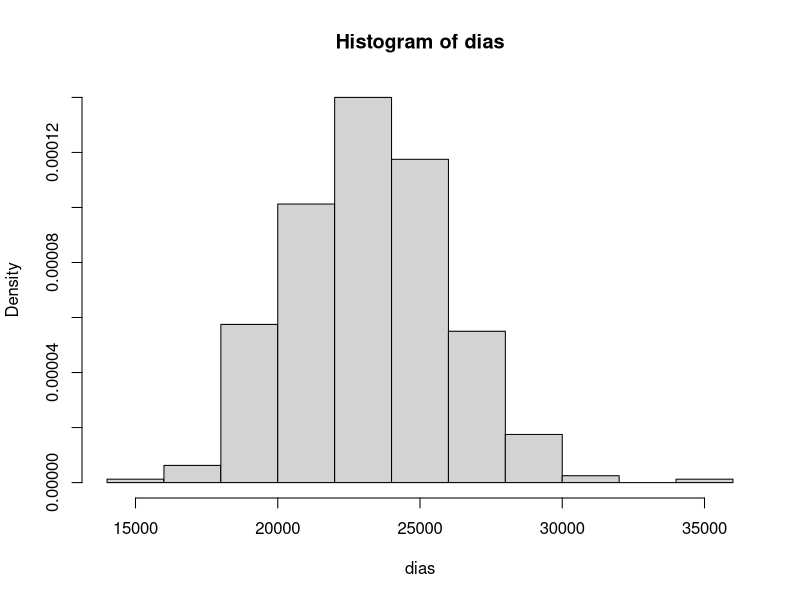
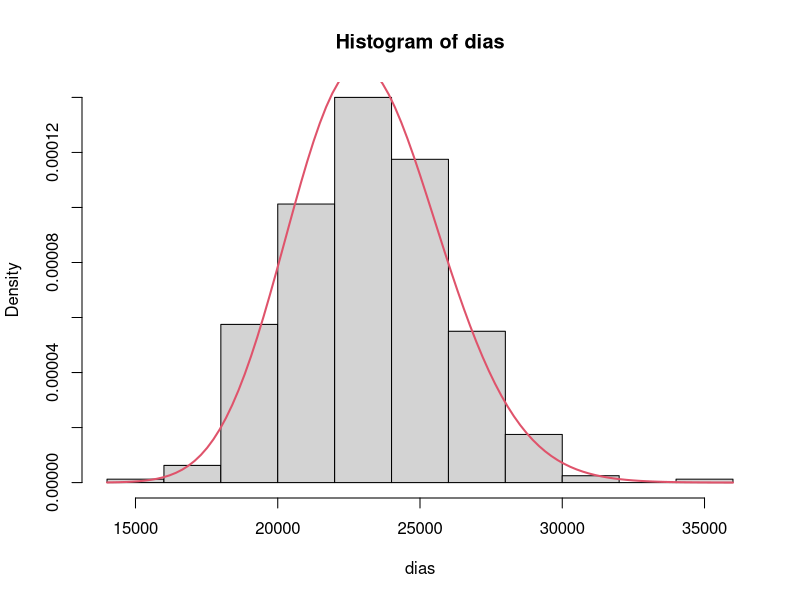
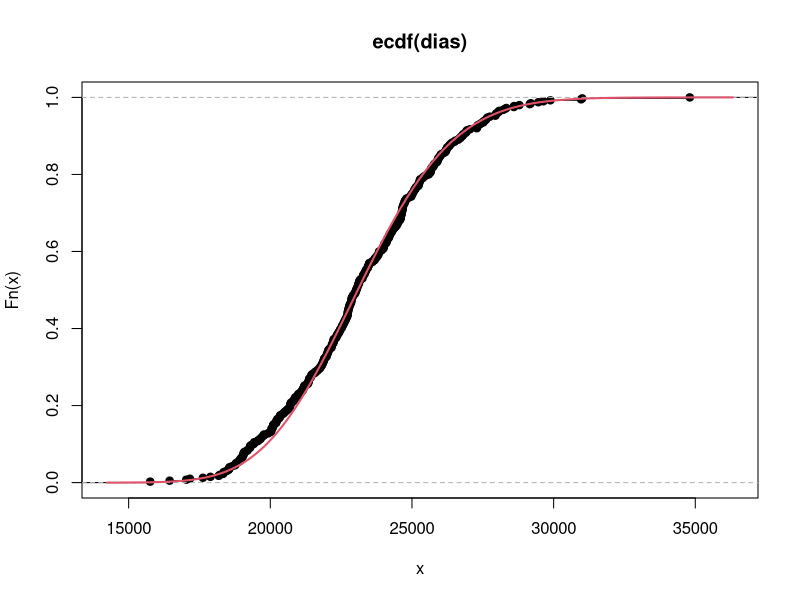
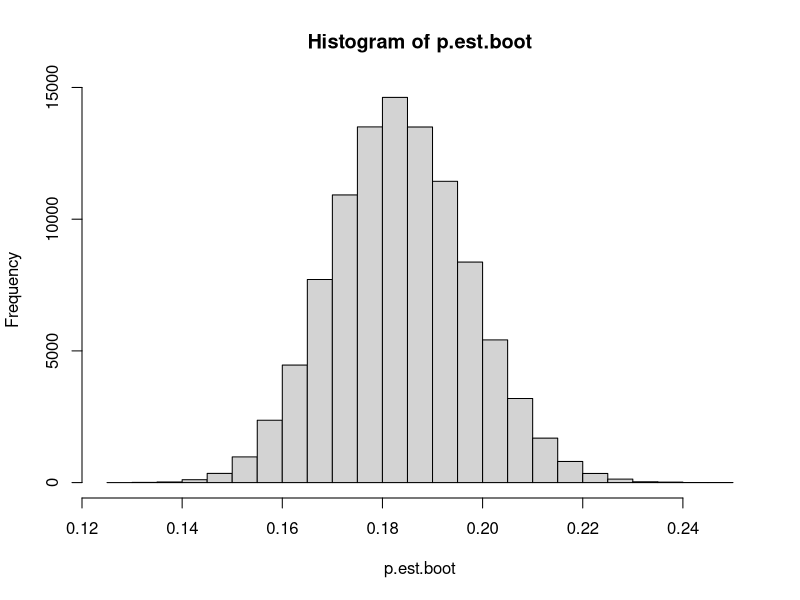

The R source for these figures, in order:
#Ejemplo

mortalidad=read.csv("Mortalidad.csv")
dias=mortalidad[,1]*365+mortalidad[,2]
par(mfrow =c(1,1))
hist(dias,freq=FALSE)

n=length(dias)
#Supondremos alpha conocida e igual a 76.90719
alpha=76.90719
beta.mv=alpha/mean(dias)
hist(dias,freq=FALSE)
curve(dgamma(x,alpha,beta.mv), add = TRUE, col = 2, lwd = 2)

plot(ecdf(dias))
curve(pgamma(x,alpha,beta.mv), add = TRUE, col = 2, lwd = 2)

#Estimacion para la probabilidad de vivir mas de 70 años
p.est=1-pgamma(70*365,alpha,beta.mv)

#Intervalo de Confianza
alpha.1=0.05
Z=qnorm(1-alpha.1/2,0,1)

partial.f=-gamma(alpha+1)/(gamma(alpha)*beta.mv)*(1-pgamma(70*365,alpha+1,beta.mv))+alpha/beta.mv*(1-pgamma(70*365,alpha,beta.mv))
li.1=p.est-abs(partial.f)*beta.mv/sqrt(n*alpha)*Z
ls.1=p.est+abs(partial.f)*beta.mv/sqrt(n*alpha)*Z

round(c(li.1,p.est,ls.1),3)


#Estimacion Bootstrap paramétrico

beta.mv=alpha/mean(dias)

p.est.boot<-NA
for(i in 1:100000){
  sample=rgamma(n,alpha,beta.mv)
  p.est.boot[i]=1-pgamma(70*365,alpha,alpha/mean(sample))
}
hist(p.est.boot)
c(round(quantile(p.est.boot,alpha.1/2),3),round(quantile(p.est.boot,1-alpha.1/2),3))
